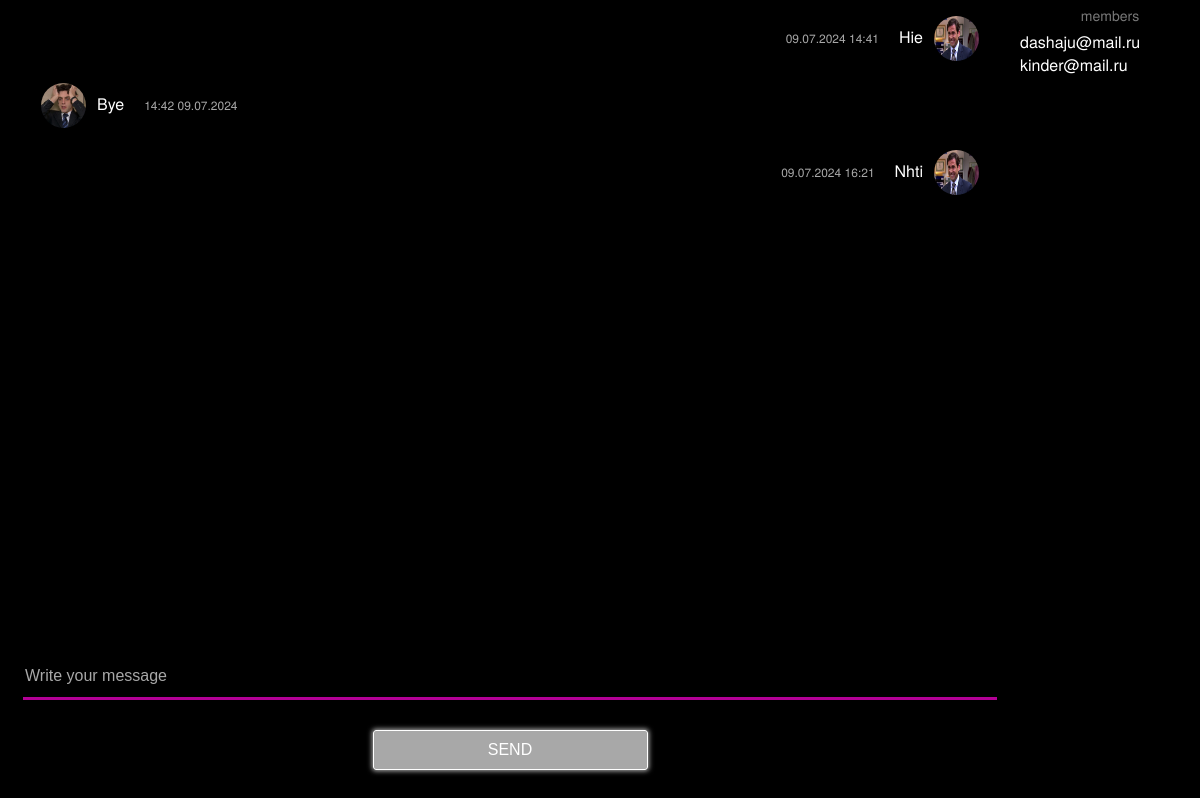
The page /chat/private/27/ (signed in) on the database its author committed.
### chat/models.py (models this page shows)
class Message(models.Model):
    sender = models.ForeignKey(User, on_delete=models.CASCADE, related_name='message_sender')
    content = models.TextField()
    data_created = models.DateTimeField(auto_now_add=True)
    def __str__(self):
        return self.content

class PrivateMessage(Message):
    private_chat = models.ForeignKey('PrivateChat', on_delete=models.CASCADE)

class Message(models.Model):
    sender = models.ForeignKey(User, on_delete=models.CASCADE, related_name='message_sender')
    content = models.TextField()
    data_created = models.DateTimeField(auto_now_add=True)
    def __str__(self):
        return self.content

### profiles/models.py (models this page shows, shortened)
class Profile(models.Model):
    user = models.OneToOneField(User, on_delete=models.CASCADE)
    first_name = models.CharField(max_length=150, null=True, blank=True)
    second_name = models.CharField(max_length=150, null=True, blank=True)
    username = models.CharField(max_length=150, null=True, blank=True)
    avatar = models.ImageField(upload_to='avatars/', null=True, blank=True, default='avatars/no_avatar.png')

class User(AbstractUser):
    username = models.CharField(_("username"), max_length=150, blank=True)
    email = models.EmailField(_("email address"), unique=True)
    USERNAME_FIELD = 'email'
    REQUIRED_FIELDS = []
    objects = UserManager()

### chat/views.py (the view)
# urls.py: path("private/<int:pk>/", views.private_chat_view, name='private_chat'),
@login_required(login_url="/accounts/login/")
def private_chat_view(request, pk):
    chat = PrivateChat.objects.get(pk=pk)
    messages = PrivateMessage.objects.filter(private_chat=chat).order_by('data_created')
    return render(request, 'chat/private_chat.html', {
        "chat_id": pk,
        'messages': messages,
        'user1': chat.user1,
        'user2': chat.user2
    })

### templates/chat/private_chat.html (shortened to what this page needs)
{% load static %}
<!DOCTYPE html>
<html lang="en">
<head>
    <link rel="stylesheet" href="{% static 'css/default.css' %}">
</head>
<body>
    <div class="chat-main">
        <div class="chat">
            <div id="chat-log">
                {% for message in messages %}
                    {% if message.sender == request.user %}
                        <div class="message-current-user">
                            <div class="message-data">{{ message.data_created|date:"d.m.Y" }}
                                {{ message.data_created|time:"H:i" }}</div>
                            <div class="message">{{ message }}</div>
                            <div class="message-avatar">
                                <a href="{% url 'profile_detail' pk=message.sender.profile.id %}" target="_blank">
                                <img src="{{ message.sender.profile.avatar.url }}"></a>
                            </div>
                        </div>
                    {% else %}
                        <div class="message-others">
                            <div class="message-avatar">
                                <a href="{% url 'profile_detail' pk=message.sender.profile.id %}" target="_blank">
                                    <img src="{{ message.sender.profile.avatar.url }}"></a>
                            </div>
                            <div class="message">{{ message }}</div>
                            <div class="message-data">{{ message.data_created|time:"H:i" }}
                                {{ message.data_created|date:"d.m.Y" }}</div>
                        </div>
                    {% endif %}
                {% endfor %}
            </div>
            <div class="input-container">
                <input id="chat-message-input" type="text" placeholder="Write your message">
                <input id="chat-message-submit" type="button" value="Send" class="sign-in-btn">
            </div>
        </div>
        <div id="members" class="members">
            <div class="comment">members</div>
                <a href="{% url 'profile_detail' pk=user1.profile.id %}" target="_blank">
                {{ user1 }}</a><br>
                <a href="{% url 'profile_detail' pk=user2.profile.id %}" target="_blank">
                {{ user2 }}</a>
        </div>
    </div>
</body>
</html>

### static/css/default.css (style rules this page uses)
body { margin: 0; padding: 0; display: flex; flex-direction: column; align-items: center; font-family: 'TeXGyreHeros', sans-serif; color: #EFEFEF; }
::placeholder { color: rgba(239, 239, 239, 0.7) !important; }
.sign-in-btn { width: 275px; height: 40px; font-size: 16px; text-transform: uppercase; border: 1px solid #FFFFFF; border-radius: 3px; background-color: rgba(239, 239, 239, 0.7); color: #FFFFFF; cursor: pointer; box-shadow: 0px 0px 5px 1px rgba(255, 255, 255, 0.7); margin-top: 20px; transition: border 0.6s, box-shadow 0.6s, color 0.6s, background-color 0.6s; }
.comment { display: flex; flex-direction: row; justify-content: center; padding: 5px 70px; font-weight: 300; font-size: 14px; color: rgba(239, 239, 239, 0.5); }
.chat-main { display: flex; flex-direction: row; width: 100%; height: 100%; padding-bottom: 30px; }
.chat { display: flex; flex-direction: column-reverse; height: 100%; width: 70%; padding-left: 25px; padding-right: 25px; flex-grow: 1; }
#chat-log { flex-grow: 1; overflow-y: auto; flex-direction: column-reverse; }
.input-container { display: flex; flex-direction: column; align-items: center; }
.input-container input[type='text'] { width: 100%; height: 40px; line-height: 40px; border: none; border-bottom: 3px solid rgba(255, 0, 214, 0.7) !important; background-color: transparent !important; font-size: 16px; color: #FFFFFF; margin-bottom: 10px; }
#chat-message-input { flex-grow: 1; }
.message-current-user { padding-left: 70%; justify-content: flex-end; }
.message-others, .message-current-user { display: flex; flex-direction: row; margin: 15px; }
.message-avatar a img { border: 1px solid transparent; border-radius: 100px; width: 45px; height: 45px; }
.message, .message-data { margin-left: 10px; margin-right: 10px; }
.message-data { margin-top: 14px; font-size: 12px; color: rgba(239, 239, 239, 0.7); }
.message { margin-top: 10px; font-size: 16px; color: #FFFFFF; }
.members { width: 15%; }
.members a { text-decoration: none; color: #FFFFFF; transition: color 0.5s; }

### templates/chat/private_chat.html (style rules this page uses)
body { background-color: #000000; background-size: cover; background-repeat: no-repeat; display: flex; flex-direction: column; height: 100vh; margin: 0; }
.chat-main { display: flex; flex-direction: row; flex-grow: 1; width: 100%; overflow: hidden; }
.chat { display: flex; flex-direction: column; width: 85%; padding-left: 25px; flex-grow: 1; }
#chat-log { flex-grow: 1; overflow-y: auto; }
#chat-message-input { flex-grow: 1; }

### rows shown on the page
PrivateMessage: data_created "09.07.2024", data_created "14:41", content "Hie", sender.profile.avatar (picture)
PrivateMessage: sender.profile.avatar (picture), content "Bye", data_created "14:42", data_created "09.07.2024"
PrivateMessage: data_created "09.07.2024", data_created "16:21", content "Nhti", sender.profile.avatar (picture)
User: email "dashaju@mail.ru"
User: email "kinder@mail.ru"
